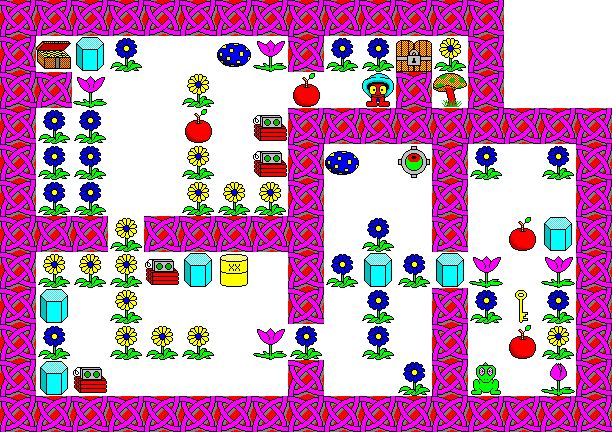

The image is a tile-based game level rendered from a .tmx file. Its description and source (layers, tilesets, objects; grid data summarised) follow:
An orthogonal 17x12 tile map with 36x36 px tiles, 2 tile layers (ground, hazard).

<map version="1.0" orientation="orthogonal" width="17" height="12" tilewidth="36" tileheight="36">
 <tileset firstgid="1" name="tileset" tilewidth="36" tileheight="36">
  <image source="tileset.png" width="256" height="256" />
 </tileset>
 <layer name="ground" width="17" height="12">
  <data>[204 cells, 204 non-empty, 1 distinct tile ids]</data>
 </layer>
 <layer name="hazard" width="17" height="12">
  <data>[204 cells, 147 non-empty, 17 distinct tile ids]</data>
 </layer>
</map>
